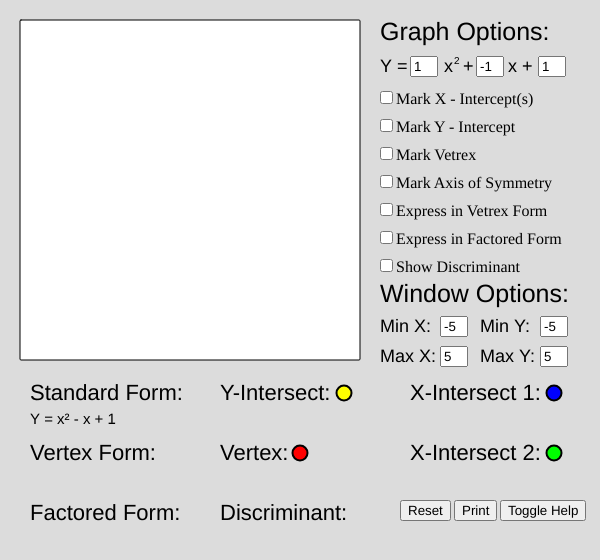
Frame 1 (no input)
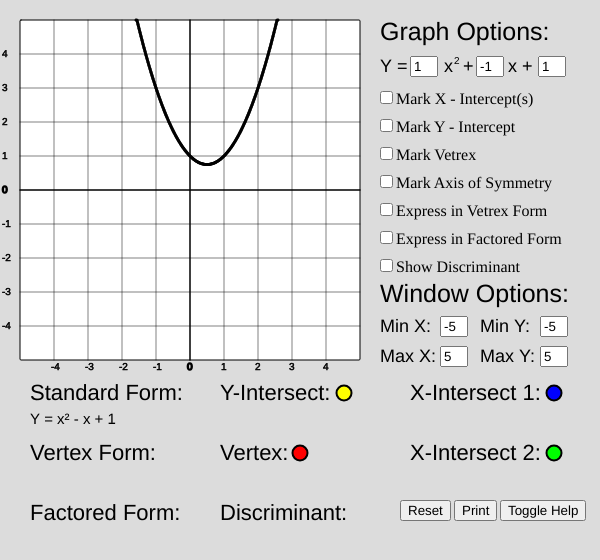
Frame 60 (no input)
Frame 120 (the mouse pressed at the canvas centre since frame 60): identical to frame 60, image omitted

The p5.js sketch that drew these frames (run headless with seeded random() and noise() and a simulated clock; from frame 60 on, the mouse is pressed at the canvas centre):

// p5.js sketch
// ── sketch.js
let UNITSIZE = 20;
let WINX = 17 * UNITSIZE;
let WINY = 17 * UNITSIZE;
let CANVASX = 30 * UNITSIZE;
let CANVASY = 28 * UNITSIZE;
let pixelX, pixelY;
let x0, x1, x2;
let xMin, xMax, yMin, yMax;
let xInt, yInt, vertex;
let axis;
let factored, vertexF, discrim;
let helpMenu;

function setup() {
  createCanvas(CANVASX, CANVASY);
  
  let ranInput = '' + round(random(-2, 2));
  if(ranInput == 0){
    ranInput = '' + 1;
  }
  x2Inp = createInput(ranInput);
  x2Inp.position(WINX + 3.5 * UNITSIZE, 2.8 * UNITSIZE);
  x2Inp.size(20);
  
  ranInput = '' + round(random(-2, 2));
  x1Inp = createInput(ranInput);
  x1Inp.position(WINX + 6.8 * UNITSIZE, 2.8 * UNITSIZE);
  x1Inp.size(20);
  
  ranInput = '' + round(random(-2, 2));
  x0Inp = createInput(ranInput);
  x0Inp.position(WINX + 9.9 * UNITSIZE, 2.8 * UNITSIZE);
  x0Inp.size(20);
  
  xIntCB = createCheckbox('Mark X - Intercept(s)', false);
  xIntCB.changed(updateXInt);
  xIntCB.position(WINX + 1.8 * UNITSIZE, 4.4 * UNITSIZE);
  
  yIntCB = createCheckbox('Mark Y - Intercept', false);
  yIntCB.changed(updateYInt);
  yIntCB.position(WINX + 1.8 * UNITSIZE, 5.8 * UNITSIZE);
  
  vertexCB = createCheckbox('Mark Vetrex', false);
  vertexCB.changed(updateVertex);
  vertexCB.position(WINX + 1.8 * UNITSIZE, 7.2 * UNITSIZE);
  
  axisCB = createCheckbox('Mark Axis of Symmetry', false);
  axisCB.changed(updateAxis);
  axisCB.position(WINX + 1.8 * UNITSIZE, 8.6 * UNITSIZE);
  
  vertexFCB = createCheckbox('Express in Vetrex Form', false);
  vertexFCB.changed(updateVertexF);
  vertexFCB.position(WINX + 1.8 * UNITSIZE, 10 * UNITSIZE);
  
  factoredCB = createCheckbox('Express in Factored Form', false);
  factoredCB.changed(updateFactored);
  factoredCB.position(WINX + 1.8 * UNITSIZE, 11.4 * UNITSIZE);
  
  discrimCB = createCheckbox('Show Discriminant', false);
  discrimCB.changed(updateDiscrim);
  discrimCB.position(WINX + 1.8 * UNITSIZE, 12.8 * UNITSIZE);
  
  xMinInp = createInput('' + -5);
  xMinInp.position(WINX + 5 * UNITSIZE, 15.8 * UNITSIZE);
  xMinInp.size(20);
  
  xMaxInp = createInput('' + 5);
  xMaxInp.position(WINX + 5 * UNITSIZE, 17.3 * UNITSIZE);
  xMaxInp.size(20);
  
  yMinInp = createInput('' + -5);
  yMinInp.position(WINX + 10 * UNITSIZE, 15.8 * UNITSIZE);
  yMinInp.size(20);
  
  yMaxInp = createInput('' + 5);
  yMaxInp.position(WINX + 10 * UNITSIZE, 17.3 * UNITSIZE);
  yMaxInp.size(20);
  
  restartB = createButton('Reset');
  restartB.position(20 * UNITSIZE, WINY + 8 * UNITSIZE);
  restartB.mousePressed(restart);
  
  printB = createButton('Print');
  printB.position(22.7 * UNITSIZE, WINY + 8 * UNITSIZE);
  printB.mousePressed(print);
  
  helpB = createButton('Toggle Help');
  helpB.position(25 * UNITSIZE, WINY + 8 * UNITSIZE);
  helpB.mousePressed(help);
  
  helpMenu = false; xInt = false; yInt = false; vertex = false; axis = false; factored = false; vertexF = false; discrim = false;
}

function restart(){
  removeElements();
  setup();
}

function updateXInt(){
  xInt = !xInt;
}

function updateYInt(){
  yInt = !yInt;
}

function updateVertex(){
  vertex = !vertex;
}

function updateAxis(){
  axis = !axis;
}

function updateFactored(){
  factored = !factored;
}

function updateVertexF(){
  vertexF = !vertexF;
}

function updateDiscrim(){
  discrim = !discrim;
}

function draw() {
  background(220);
  fill(255);
  stroke(1);
  strokeWeight(1);
  rect(UNITSIZE, UNITSIZE, WINX, WINY, 1);
  
  strokeWeight(0.5);
  stroke(0);
  textSize(10);
  fill(0);
  drawAxisLines();
  strokeWeight(3);
  drawFunction();
  
  strokeWeight(0);
  fill(0);
  textSize(25);
  text('Graph Options:', WINX + 2 * UNITSIZE, 2 * UNITSIZE);
  
  textSize(18);
  text('Y =', WINX + 2 * UNITSIZE, 3.6 * UNITSIZE);
  text('x  +', WINX + 5.2 * UNITSIZE, 3.6 * UNITSIZE);
  text('x +', WINX + 8.4 * UNITSIZE, 3.6 * UNITSIZE);
  textSize(10);
  text('2', WINX + 5.7 * UNITSIZE, 3.2 * UNITSIZE);
  
  x2 = int(x2Inp.value());
  x1 = int(x1Inp.value());
  x0 = int(x0Inp.value());
  
  textSize(25);
  text('Window Options:', WINX + 2 * UNITSIZE, 15.1 * UNITSIZE);
  textSize(18);
  text('Min X:', WINX + 2 * UNITSIZE, 16.6 * UNITSIZE);
  text('Max X:', WINX + 2 * UNITSIZE, 18.1 * UNITSIZE);
  text('Min Y:', WINX + 7 * UNITSIZE, 16.6 * UNITSIZE);
  text('Max Y:', WINX + 7 * UNITSIZE, 18.1 * UNITSIZE);
  
  xMin = int(xMinInp.value());
  xMax = int(xMaxInp.value());
  yMin = int(yMinInp.value());
  yMax = int(yMaxInp.value());
  pixelX = (xMax - xMin) / WINX;
  pixelY = (yMax - yMin) / WINY;
  
  textSize(22);
  text('Standard Form:', 1.5 * UNITSIZE, WINY + 3 * UNITSIZE);
  textSize(15);
  text(displayStandard(), 1.5 * UNITSIZE, WINY + 4.2 * UNITSIZE);
  
  textSize(22);
  text('Vertex Form:', 1.5 * UNITSIZE, WINY + 6 * UNITSIZE);
  textSize(15);
  if(vertexF){
    text(displayVertexF(), 1.5 * UNITSIZE, WINY + 7.2 * UNITSIZE);
  }
  
  discrim1 = (x1 * x1) - (4 * x2 * x0);
  
  textSize(22);
  text('Factored Form:', 1.5 * UNITSIZE, WINY + 9 * UNITSIZE);
  textSize(15);
  if(factored){
    text(displayFactored(), 1.5 * UNITSIZE, WINY + 10.2 * UNITSIZE);
  }
  
  textSize(22);
  text('Discriminant:', 11 * UNITSIZE, WINY + 9 * UNITSIZE);
  textSize(15);
  if(discrim){
    text('Δ = ' + discrim1, 11 * UNITSIZE, WINY + 10.2 * UNITSIZE);
  }
  
  textSize(22);
  text('Y-Intersect:', 11 * UNITSIZE, WINY + 3 * UNITSIZE);
  textSize(15);
  if(yInt){
    text('(0, ' + x0 + ')', 11 * UNITSIZE, WINY + 4.2 * UNITSIZE);
    if(0 > xMin && 0 < xMax && x0 > yMin && x0 < yMax){
      fill(255, 255, 0);
      strokeWeight(2);
      circle(UNITSIZE - xMin / pixelX, UNITSIZE + (yMax - x0) / pixelY, 15);
    }
  }
  fill(255, 255, 0);
  strokeWeight(2);
  circle(0.2 * UNITSIZE + WINX, WINY + 2.65 * UNITSIZE, 15);
  
  stroke(0, 0, 155);
  strokeWeight(3);
  
  let dash = WINY / 21;
  let tempX = (-1 * x1) / (2 * x2);
  if(axis){
    for(let i = 0; i < 21; i = i + 2){
      line(UNITSIZE + (tempX - xMin) / pixelX, UNITSIZE + i * dash, UNITSIZE + (tempX - xMin) / pixelX, UNITSIZE + (i + 1) * dash);
    }
  }
  
  fill(0);
  strokeWeight(0);
  stroke(0);
  
  textSize(22);
  text('Vertex:', 11 * UNITSIZE, WINY + 6 * UNITSIZE);
  textSize(15);
  let tempVert = '(' + round(tempX, 3) + ', ' + round(calcQuad(tempX), 3) + ')';
  if(vertex){
    text(tempVert, 11 * UNITSIZE, WINY + 7.2 * UNITSIZE);
    fill(255, 0, 0);
    strokeWeight(2);
    if(tempX < xMax && tempX > xMin && calcQuad(tempX) < yMax && calcQuad(tempX) > yMin)
    circle(UNITSIZE + (tempX - xMin) / pixelX, UNITSIZE + (yMax - calcQuad(tempX)) / pixelY, 15);
    
  }
  fill(255, 0, 0);
  strokeWeight(2);
  circle(15 * UNITSIZE, WINY + 5.65 * UNITSIZE, 15);
  fill(0);
  strokeWeight(0);
  
  textSize(22);
  text('X-Intersect 1:', 20.5 * UNITSIZE, WINY + 3 * UNITSIZE);
  textSize(15);
  if(xInt){
    if(x2 == 0){
      text('x² coefficient is 0', 20.5 * UNITSIZE, WINY + 4.2 * UNITSIZE);
    }else if(discrim1 < 0){
      text('no root', 20.5 * UNITSIZE, WINY + 4.2 * UNITSIZE);
    }else{
      let temp = round((-1 * x1 + sqrt(discrim1)) / (2 * x2), 3);
      text('(' + temp + ', 0)', 20.5 * UNITSIZE, WINY + 4.2 * UNITSIZE);
      fill(0, 0, 255);
      strokeWeight(2);
      if(0 > yMin && 0 < yMax && temp > xMin && temp < xMax){
        circle(UNITSIZE + (temp - xMin) / pixelX, UNITSIZE + yMax / pixelY, 15);
      }
    }
  }
  fill(0, 0, 255);
  strokeWeight(2);
  circle(10.7 * UNITSIZE + WINX, WINY + 2.65 * UNITSIZE, 15);
  fill(0);
  strokeWeight(0);
  
  textSize(22);
  text('X-Intersect 2:', 20.5 * UNITSIZE, WINY + 6 * UNITSIZE);
  textSize(15);
  if(xInt){
    if(x2 == 0){
      text('x² coefficient is 0', 20.5 * UNITSIZE, WINY + 7.2 * UNITSIZE);
    }else if(discrim1 <= 0){
      text('no root', 20.5 * UNITSIZE, WINY + 7.2 * UNITSIZE);
    }else{
      let temp = round((-1 * x1 - sqrt(discrim1)) / (2 * x2), 3);
      text('(' + temp + ', 0)', 20.5 * UNITSIZE, WINY + 7.2 * UNITSIZE);
      if(0 > yMin && 0 < yMax && temp > xMin && temp < xMax){
        fill(0, 255, 0);
        strokeWeight(2);
        circle(UNITSIZE + (temp - xMin) / pixelX, UNITSIZE + yMax / pixelY, 15);
      }
    }
  }
  fill(0, 255, 0);
  strokeWeight(2);
  circle(10.7 * UNITSIZE + WINX, WINY + 5.65 * UNITSIZE, 15);
  
  if(helpMenu){
    drawHelp();
  }
}

function displayStandard(){
  let tempText = 'Y = '; 
  if(x2 != 0){
    if(x2 != 1 && x2 != -1){
      tempText += x2;
    }else if(x2 == -1){
      tempText += '-';
    }
    tempText += 'x² ';
  }
  if(x1 != 0){
    if(tempText == 'Y = '){
      if(x1 == 1 || x1 == -1){
        if(x1 == -1){
          tempText += '- x ';
        }else{
          tempText += 'x ';
        }
      }else if(x1 < 0){
        tempText += '- ' + (0 - x1) + 'x ';
      }else{
        tempText +=  x1 + 'x ';
      }
    }else{
      if(x1 == 1 || x1 == -1){
        if(x1 == -1){
          tempText += '- x ';
        }else{
          tempText += '+ x ';
        }
      }else if(x1 < 0){
        tempText += '- ' + (0 - x1) + 'x ';
      }else{
        tempText += '+ ' + x1 + 'x ';
      }
    }
  }
  if(x0 != 0){
    if(tempText == 'Y = '){
      if(x0 < 0){
        tempText += '-' + (0 - x0);
      }else{
        tempText += x0;
      }
    }else{
      if(x0 < 0){
        tempText += '- ' + (0 - x0);
      }else{
        tempText += '+ ' + x0;
      }
    }
  }
  return tempText;
}

function displayVertexF(){
  if(x2 == 0){
    return 'x² coefficient is 0'
  }
  let tempText = 'Y = ';
  
  let a = x2;
  let h = round((-1 * x1) / (2 * x2), 2);
  let k = round(calcQuad(h),2);
  
  if(a < 0){
    tempText += '-';
    a = 0 - a;
  }
  if(a == 1){
    tempText += '(x ';
  }else{
    tempText += a + '(x ';
  }
  
  if(h < 0){
    tempText += '+ ';
    h = 0 - h;
  }else{
    tempText += '- ';
  }
  tempText += h + ')² ';
  
  if(k != 0){
    if(k < 0){
      k = 0 - k;
      tempText += '- ' + k;
    }else{
      tempText += '+ ' + k;
    }
  }
  
  return tempText;
}

function displayFactored(){
  if(x2 == 0){
    return 'x² coefficient is 0'
  }
  
  if(discrim1 < 0){
    return 'no real roots'
  }
  
  let tempText = 'Y = ';
  
  if(x2 == -1){
    tempText += '-';
  }else if(x2 != 1){
    tempText += x2;
  }
  
  if(discrim1 == 0){
    let tempSol = (-1 * x1) / (2 * x2);
    if(tempSol == 0){
      tempText += 'x²';
    }else if(tempSol < 0){
      tempText += '(x + ' + (0 - tempSol) +')²';
    }else{
      tempText += '(x - ' + tempSol +')²';
    }
  }else{
    let tempSol1 = (-1 * x1 + sqrt(discrim1)) / (2 * x2);
    let tempSol2 = (-1 * x1 - sqrt(discrim1)) / (2 * x2);
    if(tempSol1 == 0 || tempSol2 == 0){
      tempText += 'x';
    }
    if(tempSol1 < 0){
      tempText += '(x + ' + round(0 - tempSol1, 2) +')';
    }else if(tempSol1 > 0){
      tempText += '(x - ' + round(tempSol1, 2) +')';
    }
    if(tempSol2 < 0){
      tempText += '(x + ' + round(0 - tempSol2, 2) +')';
    }else if(tempSol2 > 0){
      tempText += '(x - ' + round(tempSol2, 2) +')';
    }
  }
  
  return tempText;
}

function drawAxisLines(){
  // X Lines
  let xAxis = getAxisList(xMin, xMax);
  for (let i = 1; i < xAxis.length; i++) {
    if (xAxis[i] == 0) {
      strokeWeight(1.5);
    }
    let xCoord = UNITSIZE + (((xMax - xMin) - (xMax - xAxis[i])) / pixelX);
    line(xCoord, UNITSIZE, xCoord, UNITSIZE + WINY);
    text(round(xAxis[i], 1), xCoord - 3, WINY + 1.5 * UNITSIZE);
    strokeWeight(0.5);
  }
  
  // Y Lines
  let yAxis = getAxisList(yMin, yMax);
  for (let i = 1; i < yAxis.length; i++) {
    if (yAxis[i] == 0) {
      strokeWeight(1.5);
    }
    let yCoord = UNITSIZE + ((yMax - yAxis[i]) / pixelY);
    line(UNITSIZE, yCoord, UNITSIZE + WINY, yCoord);
    text(round(yAxis[i], 1), 2, yCoord + 3);
    strokeWeight(0.5);
  }
}

function getAxisList(min, max){
  let result = [];
  min = round(min);
  let range = max - min;
  if (range <= 2) {
    for (let i = 0; i < range; i += 0.1) {
      result.push(min + round(i, 1));
    }
  } else if (range <= 30) {
    for (let i = 0; i < range; i++) {
      result.push(min + i);
    }
  } else if (range <= 120) {
    for (let i = 0; i < range; i++) {
      if ((min + i) % 5 == 0) {
        result.push(min + i);
      }
    }
  } else {
    for (let i = 0; i < range; i++) {
      if ((min + i) % 10 == 0) {
        result.push(min + i);
      }
    }
  }
  return result;
}

// precondition: x0, x1, and x2 and input are defined
// postcondition: returns a double 
function calcQuad(input){
  let result = 0;
  result += x0;
  result += x1 * input;
  result += x2 * pow(input, 2);
  return result;
}

function drawFunction(){
  let quad = [];
  for(let i = 0; i < WINX; i++){
	quad.push(calcQuad(xMin + i * pixelX));
  }
  
  let toDraw = yToPixel(quad);
  
  for (let i = 0; i < toDraw.length - 1; i++) {
    if (toDraw[i] != -1 && toDraw[i + 1] != -1) {
      line(UNITSIZE + i, UNITSIZE + (WINY - toDraw[i]), UNITSIZE + i + 1, UNITSIZE + (WINY - toDraw[i + 1]));
    } else if (toDraw[i] != -1 && toDraw[i + 1] == -1) {
      if (quad[i + 1] < yMin) {
        line(UNITSIZE + i, UNITSIZE + (WINY - toDraw[i]), UNITSIZE + i + 1, UNITSIZE + WINY);
      } else {
        line(UNITSIZE + i, UNITSIZE + (WINY - toDraw[i]), UNITSIZE + i + 1, UNITSIZE);
      }
    } else if (toDraw[i] == -1 && toDraw[i + 1] != -1) {
      if (quad[i] < yMin) {
        line(UNITSIZE + i, UNITSIZE + WINY, UNITSIZE + i + 1, UNITSIZE + (WINY - toDraw[i + 1]));
      } else {
        line(UNITSIZE + i, UNITSIZE, UNITSIZE + i + 1, UNITSIZE + (WINY - toDraw[i + 1]));
      }
    }
  }
}

// precondition: arr[] is an array of doubles and yMin, yMax, pixelY
// postcondition: returns an array of doubles the same length of arr[] and the pixel coordinates are relative to the graph’s origin, not the program origin
function yToPixel(arr){
  let result = [];
  for(i = 0; i < arr.length; i++){
	if (arr[i] > yMax || arr[i] < yMin){
			result.push(-1); // indicates an out of domain value  
    }else{
	  result.push((arr[i] - yMin) / pixelY);
    }
  }
  return result;
}

// precondition: num is a double and xMin, xMax, pixelX
// postcondition: returns a double that is the pixel value of the inputted X
// pc: the pixel coordinates are relative to the graph’s origin, not the program origin
function xToPixel(num){
  let result;
  if (num > xMax || num < xMin){
          result = -1; // indicates an out of domain value
  }else{
  result = (num - xMin) / pixelX;
  }
return result;
}

// precondition: the user has indicated that the axis should be drawn and axis is true, x1 and x2 are defined
// postcondition: plots the axis of symmetry on the graph and returns void
function drawAxisS(){
  let temp = -x1 / (2 * x2);
  let temp1 = xToPixel(temp) + UNITSIZE;
  line(temp1, UNITSIZE, temp1, WINY + UNITSIZE);
  //display “x = “ + temp as the equation of the axis of symmetry
}

function help(){
  helpMenu = !helpMenu;
}

function drawHelp(){
  fill(255);
  stroke(1);
  strokeWeight(1);
  rect(0.5 * UNITSIZE, 0.5 * UNITSIZE, WINX + 1.2 * UNITSIZE, WINY + 3.5 * UNITSIZE, 1);
  
  strokeWeight(0);
  fill(0);
  textSize(25);
  text('Help Menu:', UNITSIZE, 2 * UNITSIZE);
  textSize(14);
  text('1. Enter your quadratic (in standard form) in the input ', UNITSIZE, 3 * UNITSIZE);
  text('boxes next to "Y =" (a, b, and c must be integers).', UNITSIZE, 3.9 * UNITSIZE);
  
  text('2. Tick the checkboxes of elements you would like to be ', UNITSIZE, 5 * UNITSIZE);
  text('displayed. The first four boxes starting with "Mark" will ', UNITSIZE, 5.9 * UNITSIZE);
  text('label the corresponding element on the graph and its ', UNITSIZE, 6.8 * UNITSIZE);
  text('coordinate (or equation) below the graph. You may have ', UNITSIZE, 7.7 * UNITSIZE);
  text('to adjust the window to see the elements. The next three ', UNITSIZE, 8.6 * UNITSIZE);
  text('checkboxes will display the corresponding equation ', UNITSIZE, 9.5 * UNITSIZE);
  text('below the graph when checked on.', UNITSIZE, 10.4 * UNITSIZE);
  
  text('3. Use the number entry boxes under window options to ', UNITSIZE, 11.5 * UNITSIZE);
  text('define the maximum and minimum integer values for X ', UNITSIZE, 12.4 * UNITSIZE);
  text('and Y of the window.', UNITSIZE, 13.3 * UNITSIZE);
  
  text('4. Use the buttons on the bottom right of the app for a ', UNITSIZE, 14.4 * UNITSIZE);
  text('variety of functions. "Reset" will reset the app to default ', UNITSIZE, 15.3 * UNITSIZE);
  text('settings with a random quadratic. "Print" will open the ', UNITSIZE, 16.2 * UNITSIZE);
  text('print menu where you can print the graph to a PDF or ', UNITSIZE, 17.1 * UNITSIZE);
  text('print otherwise. "Toggle Help" is used to open and close ', UNITSIZE, 18 * UNITSIZE);
  text('this help menu.', UNITSIZE, 18.9 * UNITSIZE);
  
  text('Press the "Toggle Help" button to exit.', UNITSIZE, 20.3 * UNITSIZE);
}
  
